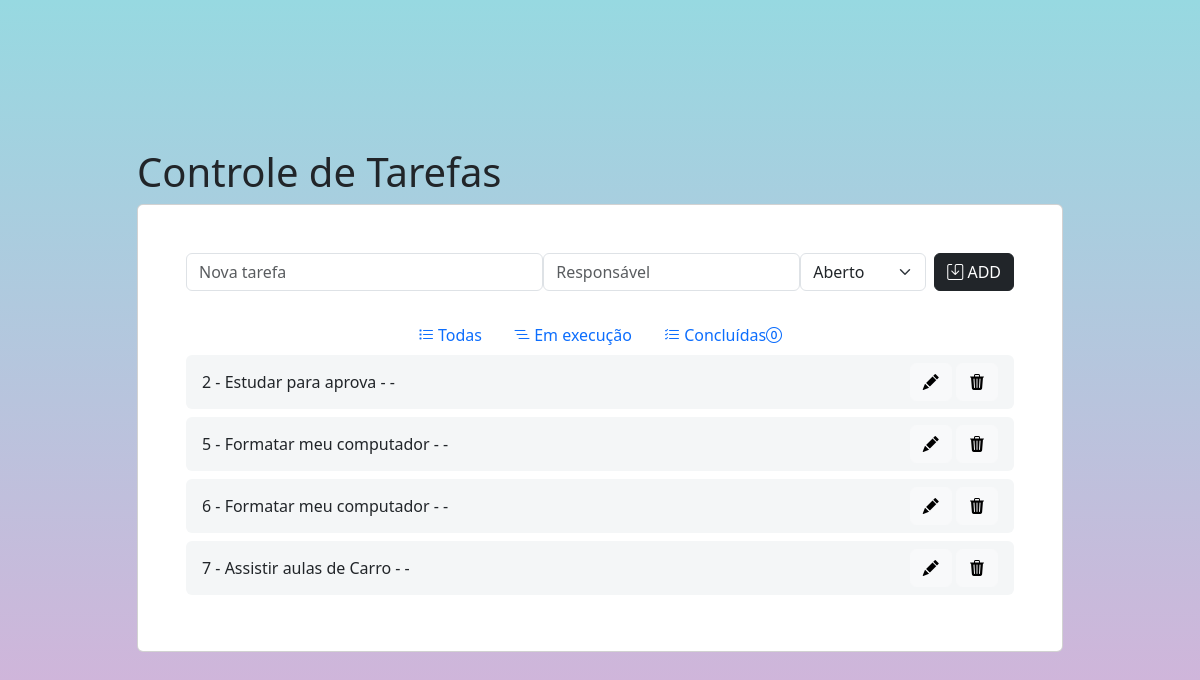
Before: / with the older database file.
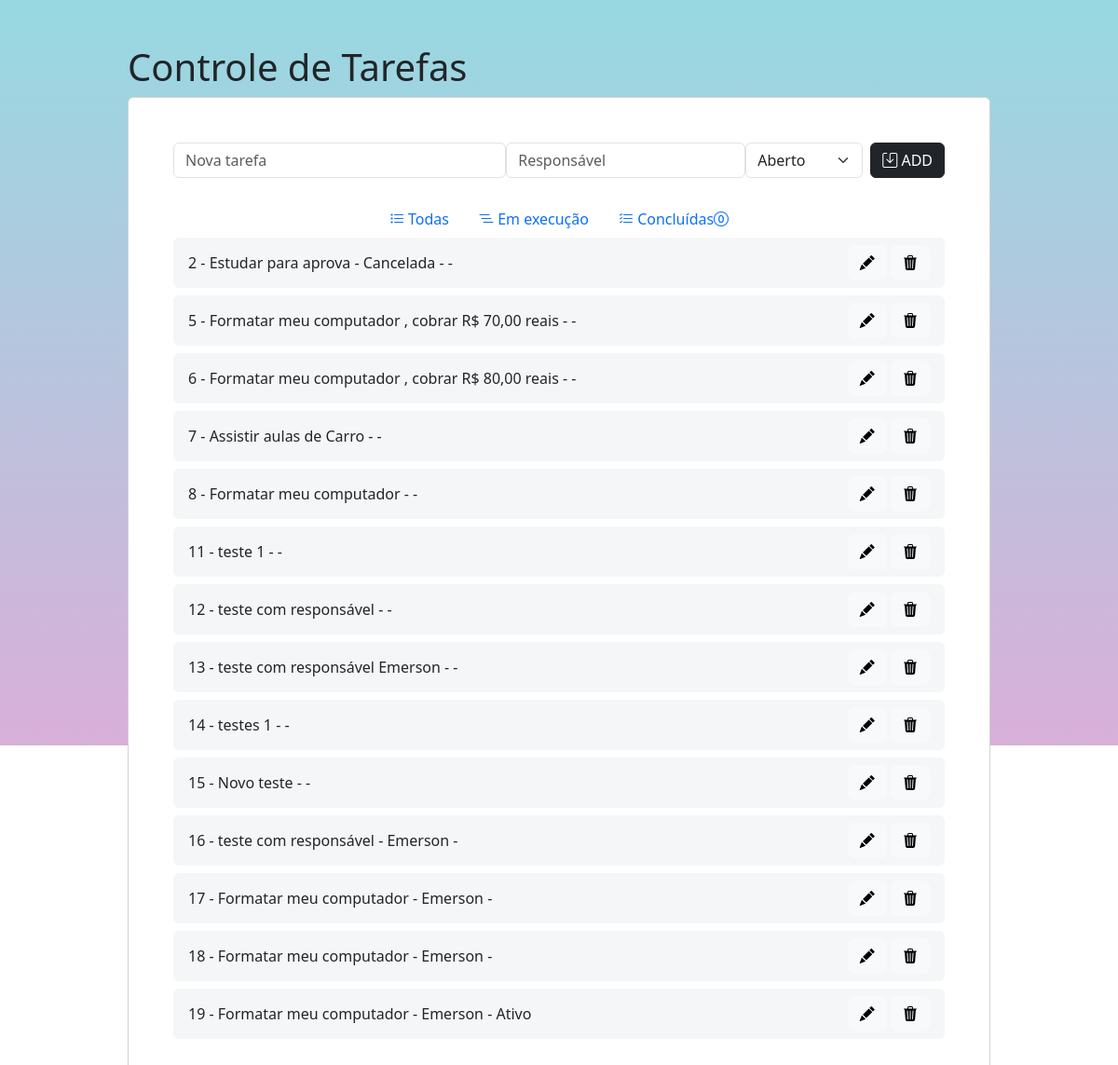
After: the same page with the newer database file.
### tables this page shows
CREATE TABLE `t_tarefas` (
  `id` int(11) NOT NULL,
  `descricao` varchar(1000) NOT NULL,
  `responsavel` varchar(50) NOT NULL,
  `status` varchar(20) NOT NULL
);

### index.php (the view, shortened to what this page needs)
<?php include_once "header.php";?>
<form class="d-flex justify-content-center align-items-center mb-4" action="inserir-tarefa.php" method="post">
    <div class="form-outline flex-fill">
        <input type="text" id="form2" class="form-control" placeholder="Nova tarefa" name="tarefa">
    </div>
    <div>
        <input type="text" id="responsavel" class="form-control" placeholder="Responsável" name="responsavel">
    </div>
    <div>
        <select name="status" id="status" class="form-select">
            <option value="Ativo">Aberto</option>
        </select>
    </div>
    <button type="submit" class="btn btn-dark ms-2"><i class="bi bi-save"></i> ADD</button>
</form>
<ul class="nav justify-content-center">
    <li class="nav-item">
        <a class="nav-link active" aria-current="page" href="#"><i class="bi bi-list-task"></i> Todas</a>
    </li>
    <li class="nav-item">
        <a class="nav-link" href="#"><i class="bi bi-list-nested"></i> Em execução</a>
    </li>
    <li class="nav-item">
        <a class="nav-link" href="#"><i class="bi bi-list-check"></i> Concluídas<i class="bi bi-0-circle"></i>
        </a>
    </li>
</ul>
<ul class="list-group mb-0">
    <?php
    include "conexao.php";
    $sqlBusca = "select * from t_tarefas";
    $todasAsTarefas = mysqli_query($conexao, $sqlBusca);
    while ($umaTarefa = mysqli_fetch_assoc($todasAsTarefas)) {
    ?>
        <li class="list-group-item d-flex align-items-center border-0 mb-2 rounded fundo-cinza justify-content-between">
            <?php echo $umaTarefa['id']; ?> -
            <?php echo $umaTarefa['descricao']; ?> -
            <?php echo $umaTarefa['responsavel']; ?> -
            <?php echo $umaTarefa['status']; ?>
            <span>
                <a class='btn btn-light' href="alterar-tarefa.php?id=<?php echo $umaTarefa['id']?>"><i class="bi bi-pencil-fill"></i></a>
                <a class='btn btn-light' href="excluir-tarefa.php?id=<?php echo $umaTarefa['id']?>"><i class="bi bi-trash3-fill"></i></a>
            </span>
        </li>
    <?php
    }
    ?>
</ul>
<?php include_once "footer.php";?>

### header.php (shortened to what this page needs)
<!DOCTYPE html>
<html lang="pt-br">
<head>
    <link href="https://cdn.jsdelivr.net/npm/bootstrap@5.3.0-alpha1/dist/css/bootstrap.min.css" rel="stylesheet">
    <link rel="stylesheet" href="https://cdn.jsdelivr.net/npm/bootstrap-icons@1.10.3/font/bootstrap-icons.css">
</head>
<body>
    <section class="vh-100 fundo">
        <div class="container py-5 h-100">
            <div class="row d-flex justify-content-center align-items-center h-100">
                <div class="col col-xl-10">
                    <div class="justify-content-center">
                        <h1>Controle de Tarefas</h1>
                    </div>
                    <div class="card">
                        <div class="card-body p-5">

### footer.php
                        </div>
                    </div>
                </div>
            </div>
        </div>
    </section>
</body>
</html>

### header.php (style rules this page uses)
.fundo { background-color: #D9AFD9; background-image: linear-gradient(0deg, #D9AFD9 0%, #97D9E1 100%); }
.fundo-cinza { background-color: #f4f6f7; }

Changed rows visible on the page:
changed t_tarefas id 2: descricao "Estudar para aprova" → "Estudar para aprova - Cancelada"
changed t_tarefas id 5: descricao "Formatar meu computador" → "Formatar meu computador , cobrar R$ 70,00 reais"
changed t_tarefas id 6: descricao "Formatar meu computador" → "Formatar meu computador , cobrar R$ 80,00 reais"
added t_tarefas: id "8", descricao "Formatar meu computador"
added t_tarefas: id "11", descricao "teste 1"
added t_tarefas: id "12", descricao "teste com responsável"
added t_tarefas: id "13", descricao "teste com responsável Emerson"
added t_tarefas: id "14", descricao "testes 1"
added t_tarefas: id "15", descricao "Novo teste"
added t_tarefas: id "16", descricao "teste com responsável", responsavel "Emerson"
added t_tarefas: id "17", descricao "Formatar meu computador", responsavel "Emerson"
added t_tarefas: id "18", descricao "Formatar meu computador", responsavel "Emerson"
added t_tarefas: id "19", descricao "Formatar meu computador", responsavel "Emerson", status "Ativo"
